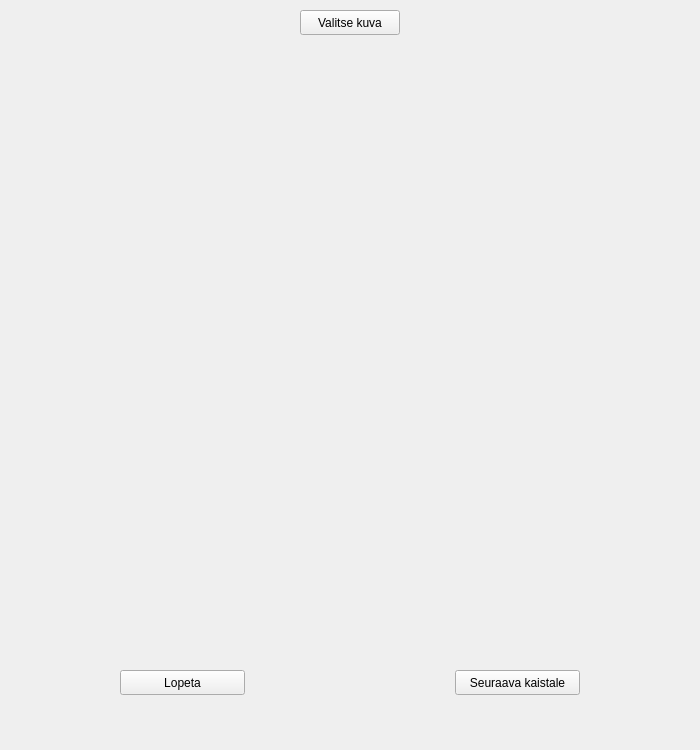
<?xml version="1.0" encoding="UTF-8"?>
<ui version="4.0">
 <class>MainWindow</class>
 <widget class="QMainWindow" name="MainWindow">
  <property name="geometry">
   <rect>
    <x>0</x>
    <y>0</y>
    <width>700</width>
    <height>750</height>
   </rect>
  </property>
  <property name="windowTitle">
   <string>BarrierSync</string>
  </property>
  <widget class="QWidget" name="centralWidget">
   <widget class="QPushButton" name="buttonValitse">
    <property name="geometry">
     <rect>
      <x>300</x>
      <y>10</y>
      <width>100</width>
      <height>25</height>
     </rect>
    </property>
    <property name="text">
     <string>Valitse kuva</string>
    </property>
   </widget>
   <widget class="QLabel" name="labelKuva">
    <property name="geometry">
     <rect>
      <x>50</x>
      <y>50</y>
      <width>600</width>
      <height>600</height>
     </rect>
    </property>
    <property name="text">
     <string/>
    </property>
   </widget>
   <widget class="QPushButton" name="buttonAloita">
    <property name="geometry">
     <rect>
      <x>455</x>
      <y>670</y>
      <width>125</width>
      <height>25</height>
     </rect>
    </property>
    <property name="text">
     <string>Seuraava kaistale</string>
    </property>
   </widget>
   <widget class="QPushButton" name="buttonLopeta">
    <property name="geometry">
     <rect>
      <x>120</x>
      <y>670</y>
      <width>125</width>
      <height>25</height>
     </rect>
    </property>
    <property name="text">
     <string>Lopeta</string>
    </property>
   </widget>
  </widget>
 </widget>
 <layoutdefault spacing="6" margin="11"/>
 <resources/>
 <connections/>
</ui>
